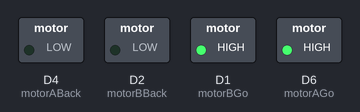
A sketch run on a simulated ESP8266 (NodeMCU). On the bench: switched loads named in the sketch (green lamp = pin HIGH).

Above: at 0.1 s.
Timing chart, 0 to 1.6 s (numbered marks = the images above):
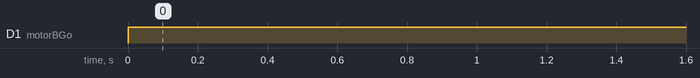

The sketch:

nodemcuMotorTest.ino
```cpp
#include<ESP8266WiFi.h>
#define motorAGo D6
#define motorABack D4
#define motorBGo D1
#define motorBBack D2
void setup() {
  pinMode(motorAGo, OUTPUT);
  pinMode(motorABack, OUTPUT);
  pinMode(motorBGo, OUTPUT);
  pinMode(motorBBack, OUTPUT);
}
void loop() {
  digitalWrite(motorAGo, HIGH);
  digitalWrite(motorBGo, HIGH);
}
```

Measured:
- by itself, D1 (motorBGo): LOW → HIGH at 0.00 s
